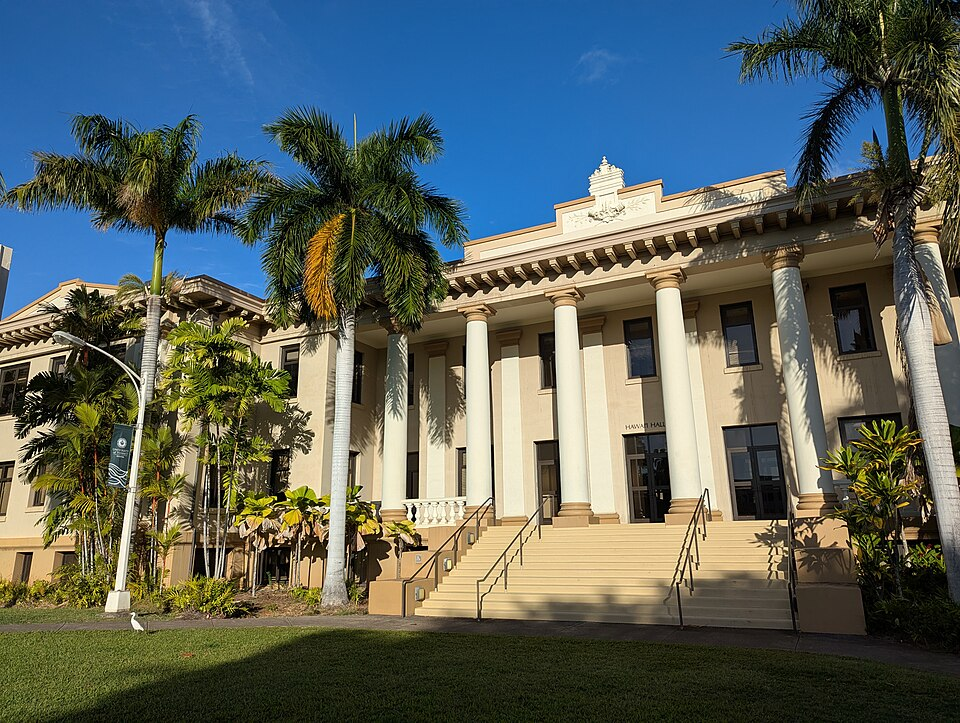
#> input picture assgn2/python/images/hawaii_hall.jpg, 960 x 723 px
$ python harrisResponseTest.py
#> lines starting #> are read from the running program, lines starting #| are printed output that depends on the picture
### assgn2/python/myImageGradient.py
import numpy as np
import cv2


# Derivative kernels provided in the handout.
KX = np.array([
    [-1, 0, 1],
    [-2, 0, 2],
    [-1, 0, 1]
], dtype=np.float64) / 8.0
KY = KX.T


def myImageGradient(img0):
    """Compute horizontal and vertical image derivatives.

    Parameters
    ----------
    img0 : ndarray, shape (H, W)
        Grayscale input image.

    Returns
    -------
    imgx, imgy : ndarray
        Horizontal and vertical derivatives.
    """
    img0 = np.asarray(img0, dtype=np.float64)
    if img0.ndim != 2:
        raise ValueError("img0 must be a 2D grayscale image")

    if img0.max() > 1.0:
        img0 = img0 / 255.0

    # TODO: filter img0 with KX and KY.
    # You may use cv2.filter2D or scipy.ndimage filtering.
    imgx = cv2.filter2D(img0, -1, KX)
    imgy = cv2.filter2D(img0, -1, KY)

    return imgx, imgy

### assgn2/python/myHarrisResponse.py
import numpy as np
import cv2


def myHarrisResponse(imgx, imgy, sigma=1.5, k=0.04):
    """Compute the Harris response from image derivatives.

    Returns
    -------
    R, Sxx, Syy, Sxy : ndarray
        Harris response and smoothed gradient-product images.
    """
    imgx = np.asarray(imgx, dtype=np.float64)
    imgy = np.asarray(imgy, dtype=np.float64)

    if imgx.shape != imgy.shape:
        raise ValueError("imgx and imgy must have the same shape")

    # TODO 1: form the gradient products Ix^2, Iy^2, and Ix*Iy.
    Ix2 = imgx ** 2
    Iy2 = imgy ** 2
    IxIy = imgx * imgy

    # TODO 2: Gaussian smooth the three gradient products.
    Sxx = cv2.GaussianBlur(Ix2, (0, 0), sigma)
    Syy = cv2.GaussianBlur(Iy2, (0, 0), sigma)
    Sxy = cv2.GaussianBlur(IxIy, (0, 0), sigma)

    # TODO 3: compute
    # R = Sxx*Syy - Sxy**2 - k*(Sxx + Syy)**2
    R = Sxx * Syy - Sxy**2 - k * (Sxx + Syy)**2
    return R, Sxx, Syy, Sxy

### assgn2/python/harrisResponseTest.py

import cv2
import matplotlib.pyplot as plt
from pathlib import Path

from myImageGradient import myImageGradient
from myHarrisResponse import myHarrisResponse

# Get the directory containing this script
script_dir = Path(__file__).resolve().parent

# Load the image in grayscale
image_path = script_dir /"images/hawaii_hall.jpg"
img0 = cv2.imread(str(image_path), cv2.IMREAD_GRAYSCALE)
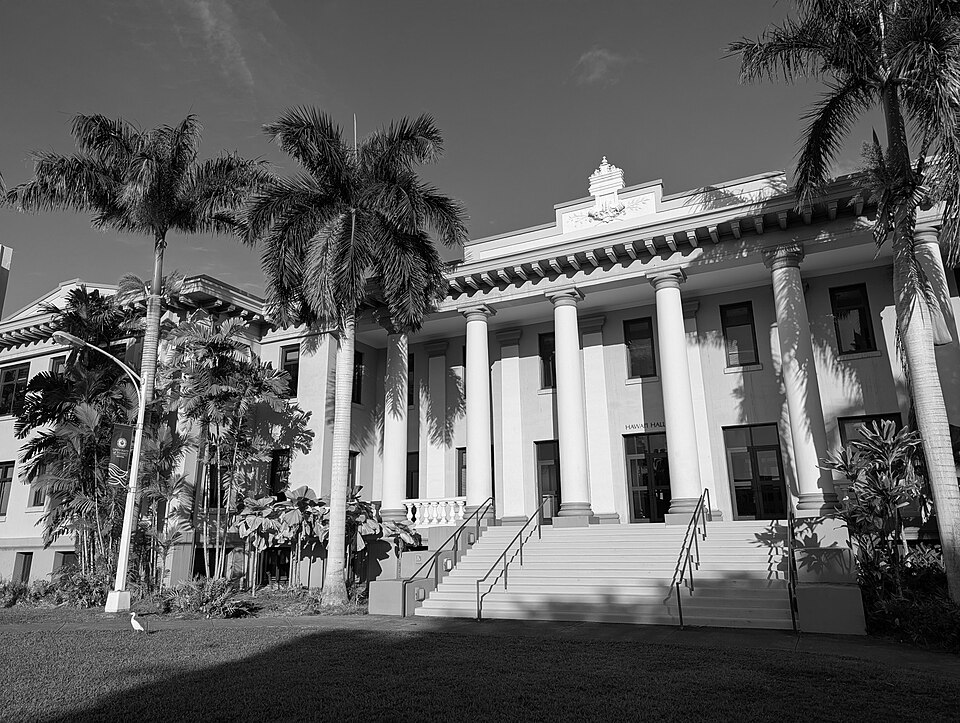
#> img0: shape (723, 960); min 0, max 255, mean 96.5

# Check if image loaded successfully
if img0 is None:
    raise FileNotFoundError(f"Could not load image: {image_path}")

# Compute image gradients
imgx, imgy = myImageGradient(img0)

# Compute Harris response
R, Sxx, Syy, Sxy = myHarrisResponse(
    imgx, imgy, sigma=1.5, k=0.04
)
#> in myHarrisResponse, `IxIy = imgx * imgy`:
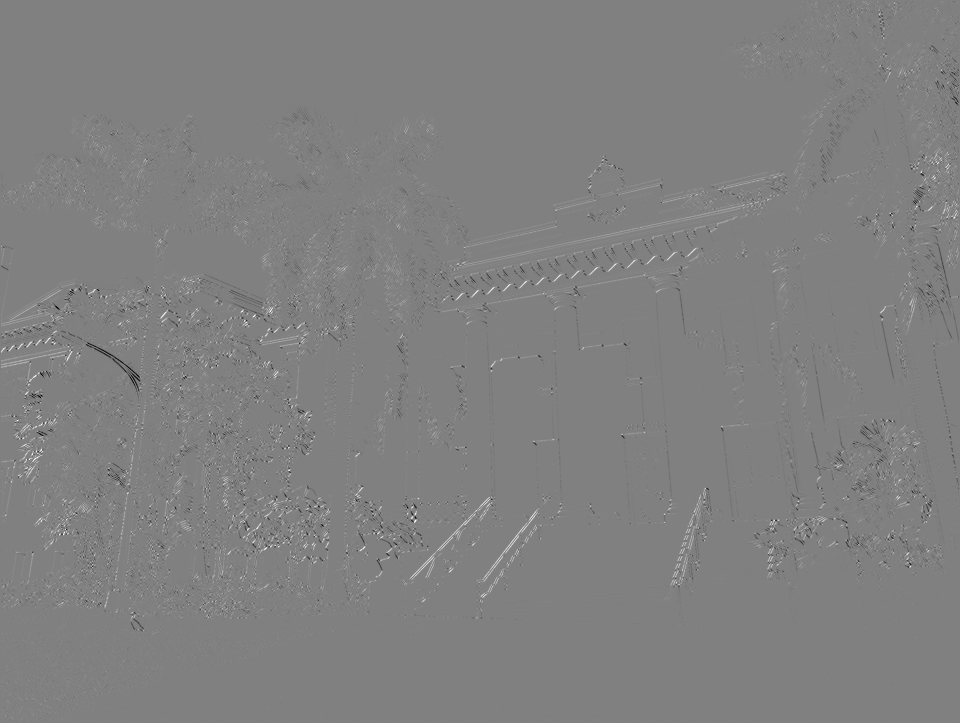
#> IxIy: shape (723, 960) float64; min -0.13, max 0.128, mean 0.000286; drawn with min black and max white
#> in myHarrisResponse, `Sxx = cv2.GaussianBlur(Ix2, (0, 0), sigma)`:
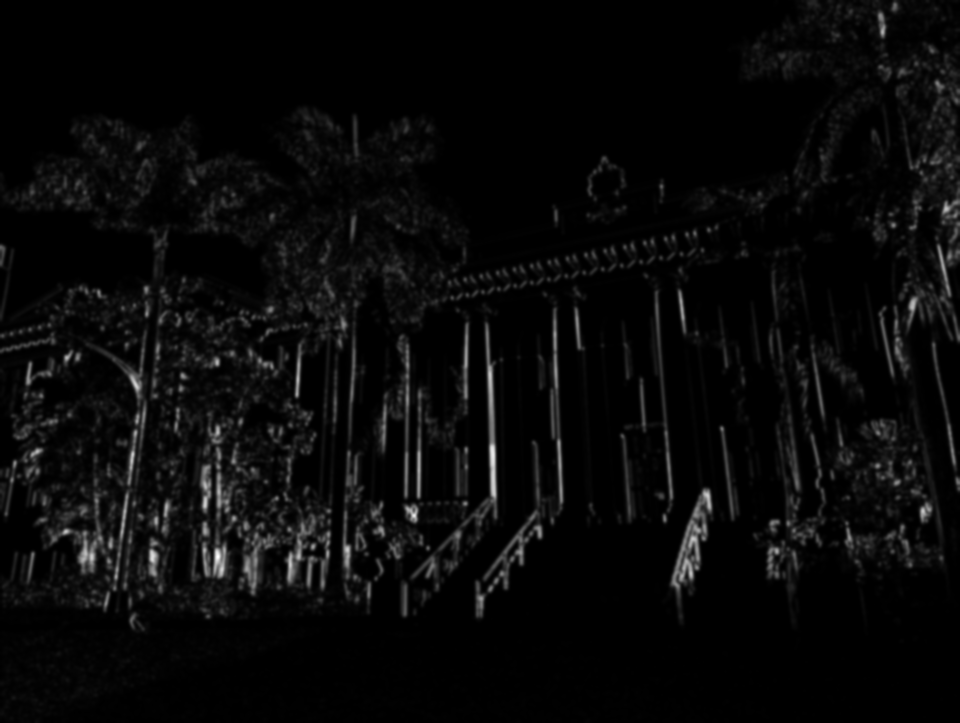
#> Sxx: shape (723, 960) float64; min 0, max 0.141, mean 0.00522; drawn with min black and max white
#> in myHarrisResponse, `Syy = cv2.GaussianBlur(Iy2, (0, 0), sigma)`:
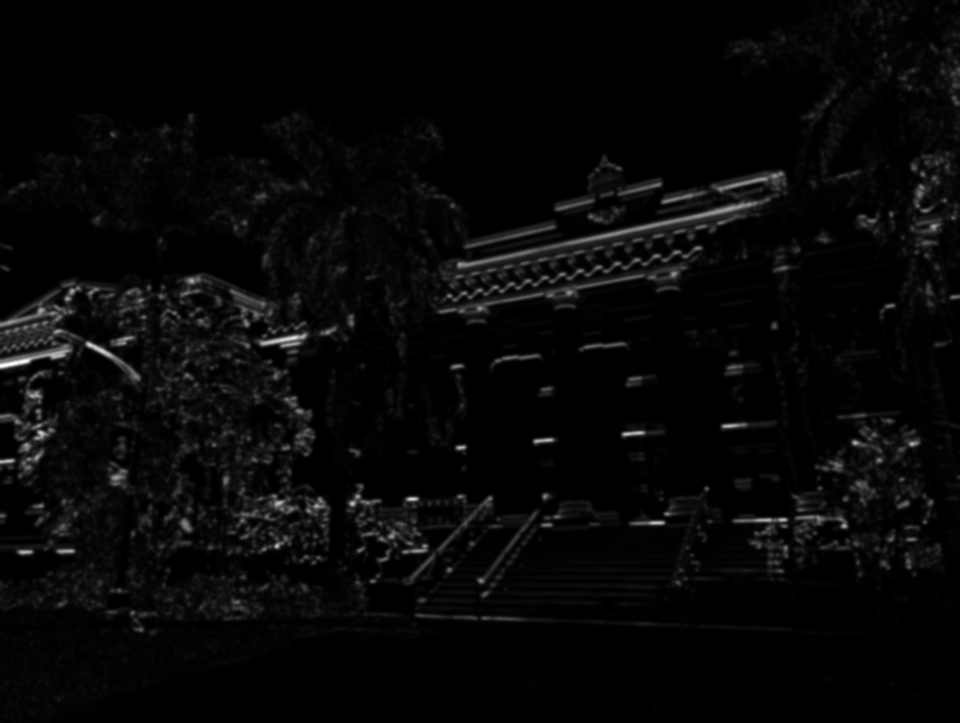
#> Syy: shape (723, 960) float64; min 0, max 0.123, mean 0.00371; drawn with min black and max white
#> in myHarrisResponse, `Sxy = cv2.GaussianBlur(IxIy, (0, 0), sigma)`:
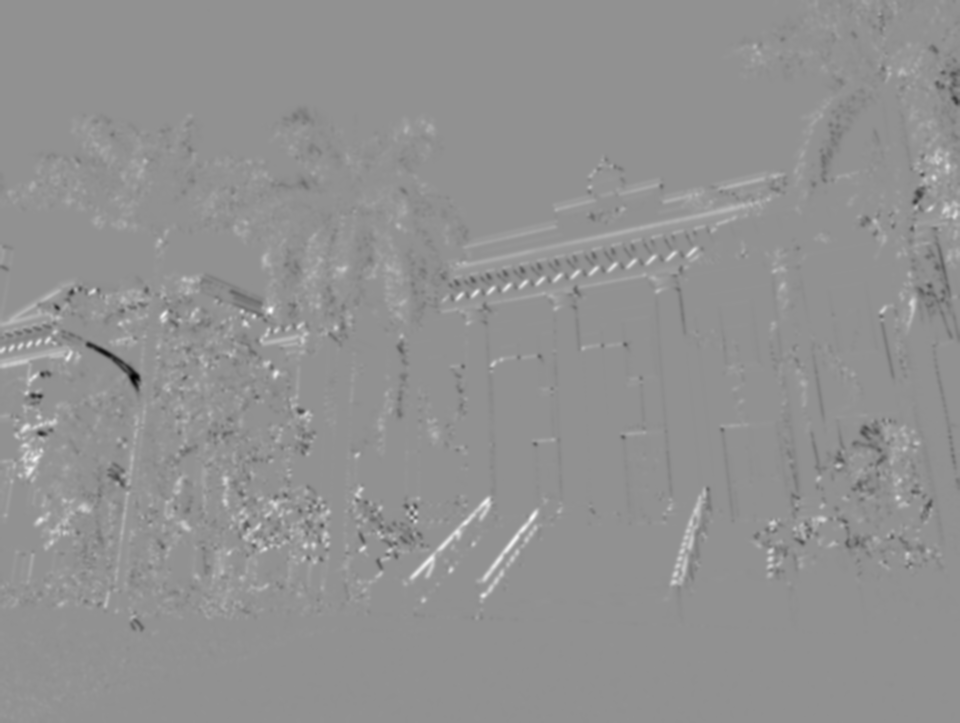
#> Sxy: shape (723, 960) float64; min -0.0567, max 0.0428, mean 0.000287; drawn with min black and max white
#> in myHarrisResponse, `R = Sxx * Syy - Sxy**2 - k * (Sxx + Syy)**2`:
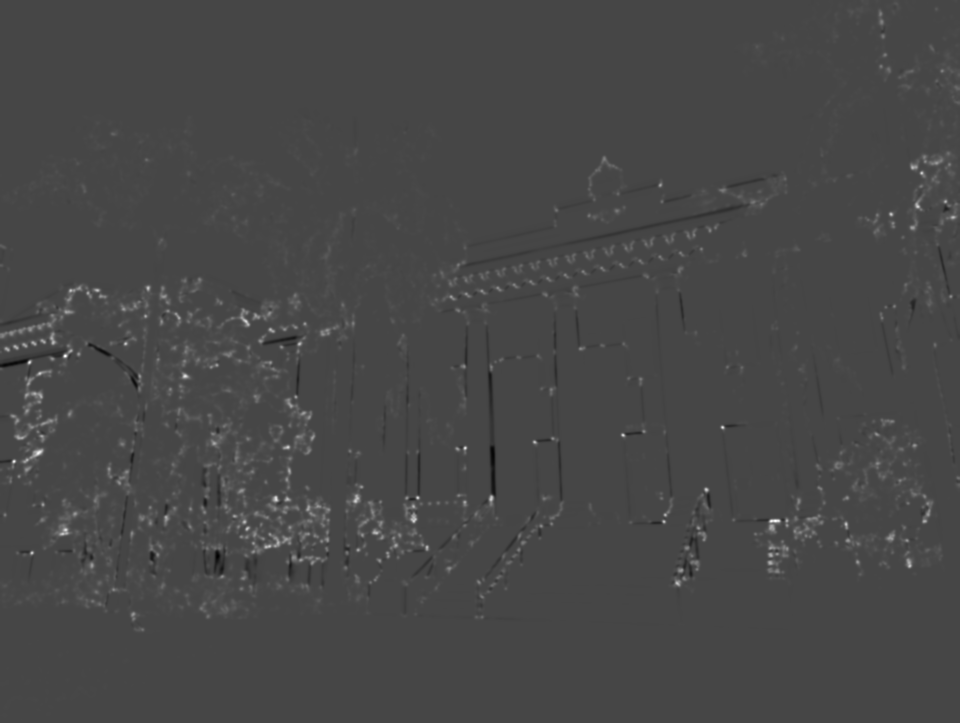
#> R: shape (723, 960) float64; min -0.000727, max 0.00192, mean 1.63e-05; drawn with min black and max white

# Display results
plt.figure(figsize=(12, 8))

plt.subplot(2, 3, 1)
plt.imshow(img0, cmap="gray")
plt.title("Original Image")
plt.axis("off")

plt.subplot(2, 3, 2)
plt.imshow(Sxx, cmap="gray")
plt.title("Sxx")
plt.axis("off")

plt.subplot(2, 3, 3)
plt.imshow(Syy, cmap="gray")
plt.title("Syy")
plt.axis("off")

plt.subplot(2, 3, 4)
plt.imshow(Sxy, cmap="gray")
plt.title("Sxy")
plt.axis("off")

plt.subplot(2, 3, 5)
plt.imshow(R, cmap="gray")
plt.title("Harris Response (R)")
plt.axis("off")

plt.tight_layout()

# Save figure for write-up
plt.savefig(script_dir / "images/harris_response.png", dpi=300)

plt.show()
